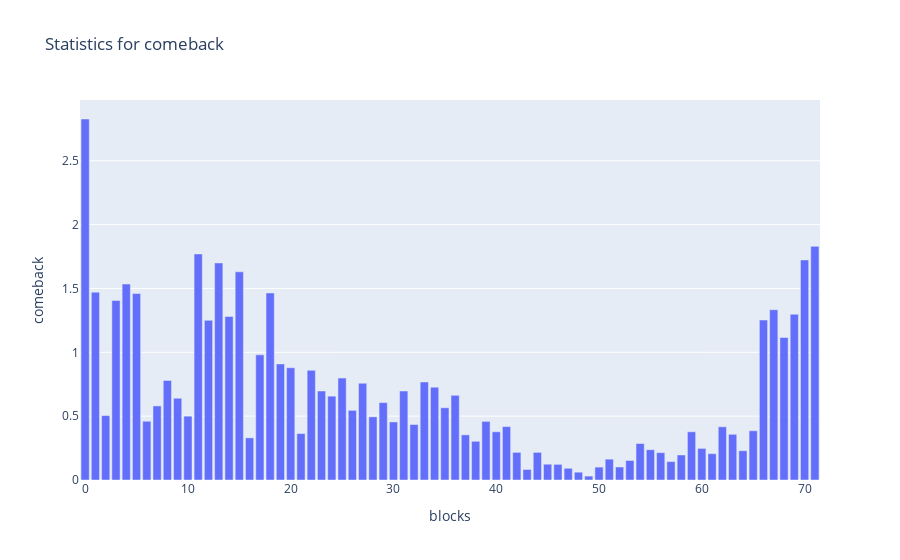

The code cell stored with this chart in its notebook:
### Code cell
bar_plot1(median_df[['comeback']], 'comeback')

### Figure 1 — Plotly figure (JSON) as saved in the notebook; plotly's stock layout.template omitted (floating-point values rounded to 4 significant figures)
{"data": [{"type": "bar", "x": ["0", "1", "2", "3", "4", "5", "6", "7", "8", "9", "10", "11", "12", "13", "14", "15", "16", "17", "18", "19", "20", "21", "22", "23", "24", "25", "26", "27", "28", "29", "30", "31", "32", "33", "34", "35", "36", "37", "38", "39", "40", "41", "42", "43", "44", "45", "46", "47", "48", "49", "50", "51", "52", "53", "54", "55", "56", "57", "58", "59", "60", "61", "62", "63", "64", "65", "66", "67", "68", "69", "70", "71"], "y": [2.827, 1.471, 0.505, 1.406, 1.535, 1.46, 0.46, 0.58, 0.78, 0.64, 0.5, 1.77, 1.25, 1.7, 1.28, 1.63, 0.33, 0.98, 1.465, 0.9091, 0.8788, 0.3636, 0.8586, 0.697, 0.6566, 0.798, 0.5455, 0.7576, 0.4949, 0.6061, 0.4545, 0.697, 0.4343, 0.7677, 0.7273, 0.5657, 0.6633, 0.3535, 0.303, 0.4592, 0.3776, 0.4184, 0.2165, 0.08247, 0.2165, 0.1237, 0.1224, 0.09184, 0.06122, 0.03061, 0.101, 0.1633, 0.102, 0.1531, 0.2857, 0.2371, 0.2143, 0.1443, 0.1959, 0.3776, 0.2474, 0.2062, 0.4167, 0.3579, 0.2292, 0.3854, 1.253, 1.333, 1.116, 1.298, 1.723, 1.83]}], "layout": {"title": {"text": "Statistics for comeback"}, "xaxis": {"title": {"text": "blocks"}}, "yaxis": {"title": {"text": "comeback"}}}}
